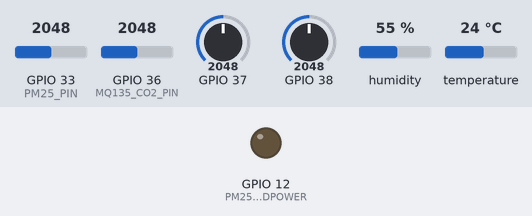
Bench run of a sketch on a simulated ESP32. Parts: output pins drawn as LEDs (lit = HIGH). The inputs (shaded band) are chosen by the test bench; at power-on: GPIO 33 (PM25_PIN) = 2048, GPIO 36 (MQ135_CO2_PIN) = 2048, GPIO 37 = 2048, GPIO 38 = 2048, humidity 55 %, temperature 24 °C. What the sketch prints to the serial monitor is not drawn.

Above: at 0.1 s.
At 12.6 s:
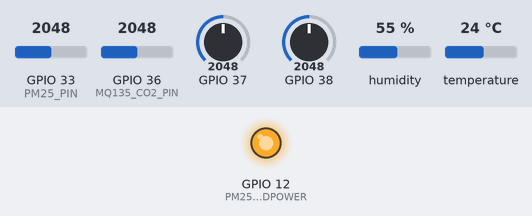
Timing chart, 0 to 14.1 s (numbered marks = the images above):
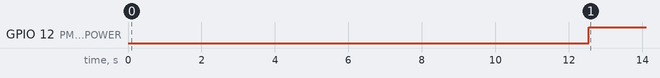

Measured:
- by itself, GPIO 12 (PM25_LEDPOWER): LOW → HIGH at 12.5 s

The sketch:

uno.ino
```cpp
#include <Arduino.h>
#include <SoftwareSerial.h>
#include "DHT.h"
#include "mq135.h"
#include "mq7.h"
#include <string.h>
#include <math.h>

#define DEVICE_ID "1"

#define DHTPIN 2
#define DHTTYPE DHT22
DHT dht(DHTPIN, DHTTYPE);

#define MQ135_CO2_PIN A0
#define MQ135_NH3_PIN A1
#define MQ7_CO_PIN A2
MQ135 mq135_co2(MQ135_CO2_PIN, "CO2");
MQ135 mq135_nh3(MQ135_NH3_PIN, "NH3");
MQ7 mq7_co(MQ7_CO_PIN);

#define PM25_PIN A5
#define PM25_LEDPOWER 12
const uint16_t pm25_samplingTime = 280;
const uint16_t pm25_deltaTime = 40;
const uint16_t pm25_sleepTime = 9680;

float temperature, humidity;
float co2_ppm, co_ppm, nh3_ppm, pm25;

char temperature_c[8] = "";
char humidity_c[8] = "";
char co2_ppm_c[8] = "";
char co_ppm_c[8] = "";
char nh3_ppm_c[8] = "";
char pm25_c[8] = "";

SoftwareSerial ESP(10,11);

char payload_format[] = "{\"device_id\":\"%s\",\"temperature\":\"%s\",\"humidity\":\"%s\",\"ppm\":{\"co2\":\"%s\", \"co\":\"%s\",\"nh3\":\"%s\",\"pm25\":\"%s\"}}";
char payload[256] = "";

void calculateTemperatureHumidity();
void mqCalibrate();
void calculateMQSensorValue();
void calculatePM25();
char* floatToStr(float a, char* buffer, int precision = 2);
void sendToEsp(const char* payload);

void setup() {
  // put your setup code here, to run once:
  Serial.begin(9600);
  pinMode(PM25_LEDPOWER,OUTPUT);
  ESP.begin(9600);
  dht.begin();
}

void loop() {
  Serial.println("Start calculating...");

  calculateTemperatureHumidity();

  mqCalibrate();

  calculateMQSensorValue();

  calculatePM25();

  floatToStr(temperature, temperature_c, 2);
  floatToStr(humidity, humidity_c, 2);
  floatToStr(co2_ppm, co2_ppm_c, 2);
  floatToStr(co_ppm, co_ppm_c, 3);
  floatToStr(nh3_ppm, nh3_ppm_c, 3);
  floatToStr(pm25, pm25_c, 2);
  sprintf(payload, payload_format, DEVICE_ID, temperature_c, humidity_c, co2_ppm_c, co_ppm_c, nh3_ppm_c, pm25_c);

  Serial.println(payload);
  sendToEsp(payload);
}

void calculateTemperatureHumidity() {
  Serial.println("Calculate current temperature and humidity...");
  delay(2000);
  humidity = dht.readHumidity();
  temperature = dht.readTemperature();
  Serial.println("Done");
  return;
}

void mqCalibrate() {
  Serial.print("Calibrating for CO2, CO, NH3 sensor...");
  uint32_t t_start = millis();
  uint32_t calibration_duration = 10000;
  uint32_t t_end = t_start + calibration_duration;
  float average_co2_r0 = 0, average_nh3_r0 = 0, average_co_r0 = 0;
  float co2_r0, nh3_r0, co_r0;
  uint32_t i = 1;

  if (t_end > t_start) {
    while (millis() >= t_start && millis() <= t_end) {
      co2_r0 = mq135_co2.getCorrectedRZero(temperature, humidity);
      average_co2_r0 = (average_co2_r0 * (i - 1) + co2_r0) / i;
      nh3_r0 = mq135_nh3.getCorrectedRZero(temperature, humidity);
      average_nh3_r0 = (average_nh3_r0 * (i - 1) + nh3_r0) / i;
      co_r0 = mq7_co.getCorrectedRZero(temperature, humidity);
      average_co_r0 = (average_co_r0 * (i - 1) + co_r0) / i;

      if (i < 50000) ++i;
      delay(50);
    }
  }
  else {
    while (millis() >= t_start || millis() <= t_end) {
      co2_r0 = mq135_co2.getCorrectedRZero(temperature, humidity);
      average_co2_r0 = (average_co2_r0 * (i - 1) + co2_r0) / i;
      nh3_r0 = mq135_nh3.getCorrectedRZero(temperature, humidity);
      average_nh3_r0 = (average_nh3_r0 * (i - 1) + nh3_r0) / i;
      co_r0 = mq7_co.getCorrectedRZero(temperature, humidity);
      average_co_r0 = (average_co_r0 * (i - 1) + co_r0) / i;

      if (i < 50000) ++i;
      delay(50);
    }
  }
  mq135_co2.setRZero(average_co2_r0);
  mq135_nh3.setRZero(average_nh3_r0);
  mq7_co.setRZero(average_co_r0);
  Serial.println("Done");
}

void calculateMQSensorValue() {
  float tmp;
  co2_ppm = 0; co_ppm = 0; nh3_ppm = 0;
  for(int i=1;i<=10;i++) {
    tmp = mq135_co2.getCorrectedPPM(temperature, humidity);
    co2_ppm = (co2_ppm * (i - 1) + tmp) / i;
    tmp = mq7_co.getCorrectedPPM(temperature, humidity);
    co_ppm = (co_ppm * (i - 1) + tmp) / i;
    tmp = mq135_nh3.getCorrectedPPM(temperature, humidity) / 1000;
    nh3_ppm = (nh3_ppm * (i - 1) + tmp) / i;
    delay(50);
  }
}

void calculatePM25() {
  pm25 = 0;
  for(int i=1;i<=10;i++) {
    digitalWrite(PM25_LEDPOWER, LOW);
    delayMicroseconds(pm25_samplingTime);

    float v_out = analogRead(PM25_PIN); // analog value

    delayMicroseconds(pm25_deltaTime);
    digitalWrite(PM25_LEDPOWER, HIGH);
    delayMicroseconds(pm25_sleepTime);

    v_out = v_out * (5.0 / 1023.0); // convert to V
    /*
      dust_density = 0.1711 * v_out - 0.1036
  , 0 <= v_out <= 3.5 (mg / m3);
      dust_density > 0.5 <=> v_out ~ 3.657
    */
    float tmp = (0.1711 * v_out - 0.1036) * 1000; // µg / m3
    if (tmp < 0) tmp = 0;
    if(tmp > 500) {
      pm25 = 500;
      break;
    }
    pm25 = (pm25 * (i - 1) + tmp) / i;
  }
}

char* floatToStr(float a, char* buffer, int precision) {
  if(precision > 5) precision = 5;
  dtostrf(a, 2, precision, buffer);
  return buffer;
}

void sendToEsp(const char* payload) {
  ESP.println(payload);
}
```

mq135.cpp
```cpp
#include "mq135.h"
#include <math.h>
#include <string.h>
#include <Arduino.h>

MQ135::MQ135(uint8_t pin, char* gas) {
  _pin = pin;
  if(strcmp(gas, "CO2") == 0) {
    _a = CO2_PARA;
    _b = CO2_PARB;
    _atm_level = ATMOCO2;
  }
  else if(strcmp(gas, "NH3") == 0) {
    _a = NH3_PARA;
    _b = NH3_PARB;
    _atm_level = ATMONH3;
  }
}

void MQ135::setRZero(float r0) {
  this->_r0 = r0;
}


// To get more precise value, increase the calibration duration
void MQ135::calibrate(float t = 25.0, float h = 50.0) {
  uint32_t t_start = millis();
  uint32_t calibraion_duration = 180000;
  float average_r0 = 0;
  uint32_t i = 1;
  while(millis() - t_start < calibraion_duration) {
    float r0 = this->getCorrectedRZero(t, h);
    average_r0 = (average_r0 * (i - 1) + r0) / i;
    if(i < 50000)  ++i;
    delay(50);
  }
  this->_r0 = average_r0;
}

float MQ135::getCorrectionFactor(float t, float h) {
  return CORA * t * t - CORB * t + CORC - (h-33.)*CORD;
}

/*
  V_out = RL / (Rs + RL) * V_in
  => Rs = (V_in / V_out - 1) * RL
  V_in = 5 (V)
  V_out = A0 / 1023 * 5 (V)
  => Rs = (1023 / A0 - 1) * RL
*/
float MQ135::getResistance() {
  int val = analogRead(_pin);
  return (1023.0 / val - 1.0) * RLOAD;
}

float MQ135::getCorrectedResistance(float t, float h) {
  return getResistance()/getCorrectionFactor(t, h);
}

/*
  c = A * (Rs/R0) ^ B (ppm)
  R0 = Rs * (A / c) ^ (1 / B)
*/
float MQ135::getPPM() {
  return _a * pow((getResistance() / _r0), _b);
}


float MQ135::getCorrectedPPM(float t, float h) {
  return _a * pow((getCorrectedResistance(t, h) / _r0), _b);
}


float MQ135::getRZero() {
  return getResistance() * pow((_a / _atm_level), (1.0 / _b));
}


float MQ135::getCorrectedRZero(float t, float h) {
  return getCorrectedResistance(t, h) * pow((_a / _atm_level), (1.0 / _b));
}
```

mq135.h
```cpp
#include <stdint.h>
/*
  Rs / R0 = A * c ^ B
  V_out = RL / (Rs + RL) * V_in

  Exponential regression:
GAS      | A      | B
CO       | 605.18 | -3.937
Alcohol  | 77.255 | -3.18
CO2      | 110.47 | -2.862
Toluen   | 44.947 | -3.445
NH3      | 5.838  | -2.138
Aceton   | 34.668 | -3.369
*/

#define RLOAD 1.0 // The load resistance on the board
#define RZERO 43.61 // Calibration resistance at atmospheric CO2 level


/// Parameters for calculating ppm of CO2 and NH3 from sensor resistance
#define CO2_PARA 110.47
#define CO2_PARB -2.862
#define NH3_PARA 5.838
#define NH3_PARB -2.138

/// Parameters to model temperature and humidity dependence
#define CORA 0.00035
#define CORB 0.02718
#define CORC 1.39538
#define CORD 0.0018

/// Atmospheric CO2 and NH3 level for calibration purposes
#define ATMOCO2 422.17
#define ATMONH3 40 // ppb

class MQ135 {
 private:
  uint8_t _pin;
  float _a;
  float _b;
  float _r0;
  float _atm_level; // atmospheric level of corresponding gas


 public:
  MQ135(uint8_t pin, char* gas);
  void calibrate(float t = 25.0, float h = 50.0);
  void setRZero(float r0);
  float getCorrectionFactor(float t, float h);
  float getResistance();
  float getCorrectedResistance(float t, float h);
  float getPPM();
  float getCorrectedPPM(float t, float h);
  float getRZero();
  float getCorrectedRZero(float t, float h);
};
```

mq7.cpp
```cpp
#include "mq7.h"
#include <math.h>
#include <string.h>
#include <Arduino.h>

MQ7::MQ7(uint8_t pin) {
  _pin = pin;
  _a0 = _COEF_A0;
  _a1 = _COEF_A1;
}

void MQ7::setRZero(float r0) {
  this->_r0 = r0;
}


// To get more precise value, increase the calibration duration
void MQ7::calibrate() {
  uint32_t t_start = millis();
  uint32_t calibraion_duration = 180000;
  float average_r0 = 0;
  uint32_t i = 1;
  while(millis() - t_start < calibraion_duration) {
    float r0 = this->getRZero();
    average_r0 = (average_r0 * (i - 1) + r0) / i;
    if(i < 50000)  ++i;
    delay(50);
  }
  this->_r0 = average_r0;
}

float MQ7::getCorrectionFactor(float t, float h) {
  float correctionFactor = (-0.0032 * h + 1.4697) * pow(t, -0.0002 * h - 0.1049);
  if(correctionFactor <= 0) return 1;
  return (-0.0032 * h + 1.4697) * pow(t, -0.0002 * h - 0.1049);
}

float MQ7::getResistance() {
  int val = analogRead(_pin);
  return (1023.0 / val - 1.0) * RLOAD;
}

float MQ7::getCorrectedResistance(float t, float h) {
  return getResistance()/getCorrectionFactor(t, h);
}

float MQ7::getPPM() {
  return _a0 * pow((getResistance() / _r0), _a1);
}

float MQ7::getCorrectedPPM(float t, float h) {
  return _a0 * pow((getCorrectedResistance(t, h) / _r0), _a1);
}

float MQ7::getRZero() {
  return getResistance() / _CALIBRATION_CONSTANT;
}

float MQ7::getCorrectedRZero(float t, float h) {
  return getCorrectedResistance(t, h) / _CALIBRATION_CONSTANT;
}
```

mq7.h
```cpp
#include <stdint.h>

/*
  ppm(Rs/R0) = A0 * Rs/R0 ^ (A1)
*/

#define RLOAD 1.0 // The load resistance on the board
#define _COEF_A0 100.0
#define _COEF_A1 -1.513
/*
  In clean air, approx 10ppm, ratio is Rs / R0 = 5.0
*/
#define _CALIBRATION_CONSTANT 5.0

/*
  Rs/R0 = a * t ^ b
  h = 33%, Rs/R0 = 1.3643 * t ^ (-0.11)
  h = 85%, Rs/R0 = 1.1982 * t ^ (-0.118)
  => a = -0.0032 * h + 1.4697
  b = -0.0002 * h - 0.1049
*/

class MQ7 {
 private:
  uint8_t _pin;
  float _a0;
  float _a1;
  float _r0;

 public:
  MQ7(uint8_t pin);
  void calibrate();
  void setRZero(float r0);
  float getCorrectionFactor(float t, float h);
  float getResistance();
  float getCorrectedResistance(float t, float h);
  float getPPM();
  float getCorrectedPPM(float t, float h);
  float getRZero();
  float getCorrectedRZero(float t, float h);
};
```
